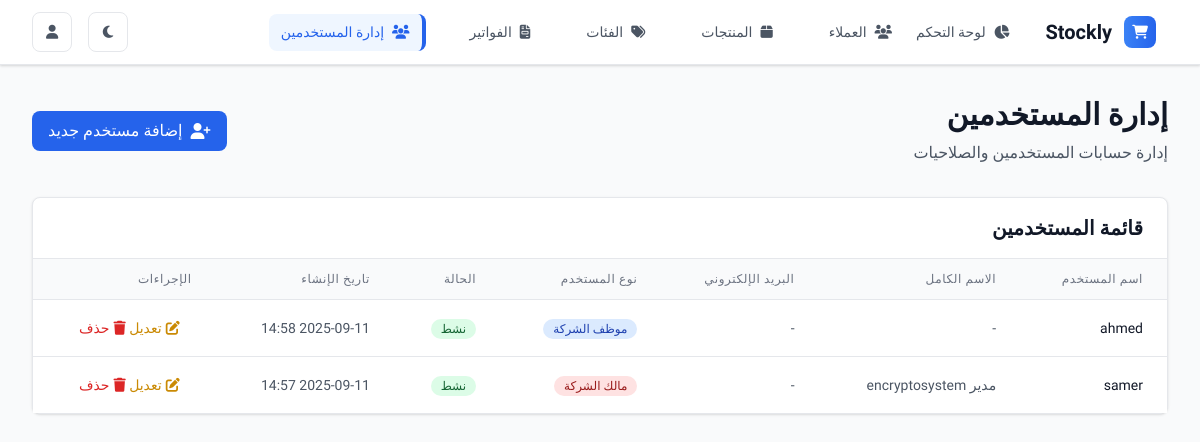
Screenshot of /users/ (signed in) with the database file from the repository.
### app/models.py (models this page shows, shortened)
class User(AbstractUser):
    ACCOUNT_TYPES = [
        ('superuser', 'مدير النظام العام'),
        ('company_owner', 'مالك الشركة'),
        ('company_staff', 'موظف الشركة'),
    ]
    account_type = models.CharField(max_length=20, choices=ACCOUNT_TYPES, default='company_staff', verbose_name='نوع الحساب')
    company = models.ForeignKey(Company, on_delete=models.CASCADE, related_name='users', null=True, blank=True, verbose_name='الشركة')
    user_type = models.CharField(max_length=10, default='user')
    role = models.CharField(max_length=10, default='staff')
    phone = models.CharField(max_length=20, blank=True, null=True)
    is_active = models.BooleanField(default=True)
    created_at = models.DateTimeField(auto_now_add=True)
    last_login_ip = models.GenericIPAddressField(blank=True, null=True)
    def get_account_type_display_arabic(self):
        type_map = {
            'superuser': 'مدير النظام العام',
            'company_owner': 'مالك الشركة',
            'company_staff': 'موظف الشركة'
        }
        return type_map.get(self.account_type, self.account_type)

### app/views.py (the view)
# urls.py: path('users/', views.user_management, name='user_management'),
@company_owner_required
def user_management(request):
    if request.user.is_superuser:
        users = User.objects.filter(account_type__in=['company_owner', 'company_staff']).order_by('-created_at')
    else:
        users = User.objects.filter(company=request.user.company).order_by('-created_at')
    return render(request, 'user_management.html', {'users': users})

### app/templates/user_management.html (shortened to what this page needs)
{% extends 'base.html' %}
{% block content %}
<div class="max-w-7xl mx-auto px-4 sm:px-6 lg:px-8 py-8">
    <div class="flex justify-between items-center mb-8">
        <div>
            <h1 class="text-3xl font-bold text-gray-900 dark:text-white">إدارة المستخدمين</h1>
            <p class="mt-2 text-gray-600 dark:text-gray-400">إدارة حسابات المستخدمين والصلاحيات</p>
        </div>
        <a href="{% url 'add_user' %}" class="bg-primary-600 hover:bg-primary-700 text-white px-4 py-2 rounded-lg flex items-center">
            <i class="fas fa-user-plus ml-2"></i>
            إضافة مستخدم جديد
        </a>
    </div>
    <div class="bg-white dark:bg-gray-800 rounded-lg shadow border border-gray-200 dark:border-gray-700">
        <div class="px-6 py-4 border-b border-gray-200 dark:border-gray-700">
            <h2 class="text-xl font-semibold text-gray-900 dark:text-white">قائمة المستخدمين</h2>
        </div>
        <div class="overflow-x-auto">
            <table class="min-w-full divide-y divide-gray-200 dark:divide-gray-700">
                <thead class="bg-gray-50 dark:bg-gray-700">
                    <tr>
                        <th class="px-6 py-3 text-right text-xs font-medium text-gray-500 dark:text-gray-300 uppercase tracking-wider">اسم المستخدم</th>
                        <th class="px-6 py-3 text-right text-xs font-medium text-gray-500 dark:text-gray-300 uppercase tracking-wider">الاسم الكامل</th>
                        <th class="px-6 py-3 text-right text-xs font-medium text-gray-500 dark:text-gray-300 uppercase tracking-wider">البريد الإلكتروني</th>
                        <th class="px-6 py-3 text-right text-xs font-medium text-gray-500 dark:text-gray-300 uppercase tracking-wider">نوع المستخدم</th>
                        <th class="px-6 py-3 text-right text-xs font-medium text-gray-500 dark:text-gray-300 uppercase tracking-wider">الحالة</th>
                        <th class="px-6 py-3 text-right text-xs font-medium text-gray-500 dark:text-gray-300 uppercase tracking-wider">تاريخ الإنشاء</th>
                        <th class="px-6 py-3 text-right text-xs font-medium text-gray-500 dark:text-gray-300 uppercase tracking-wider">الإجراءات</th>
                    </tr>
                </thead>
                <tbody class="bg-white dark:bg-gray-800 divide-y divide-gray-200 dark:divide-gray-700">
                    {% for user in users %}
                    <tr class="hover:bg-gray-50 dark:hover:bg-gray-700">
                        <td class="px-6 py-4 whitespace-nowrap">
                            <div class="text-sm font-medium text-gray-900 dark:text-white">{{ user.username }}</div>
                        </td>
                        <td class="px-6 py-4 whitespace-nowrap">
                            <div class="text-sm text-gray-600 dark:text-gray-400">{{ user.get_full_name|default:"-" }}</div>
                        </td>
                        <td class="px-6 py-4 whitespace-nowrap">
                            <div class="text-sm text-gray-600 dark:text-gray-400">{{ user.email|default:"-" }}</div>
                        </td>
                        <td class="px-6 py-4 whitespace-nowrap">
                            <span class="inline-flex items-center px-2.5 py-0.5 rounded-full text-xs font-medium {% if user.account_type == 'company_owner' %}bg-red-100 text-red-800 dark:bg-red-900/20 dark:text-red-400{% elif user.account_type == 'company_staff' %}bg-blue-100 text-blue-800 dark:bg-blue-900/20 dark:text-blue-400{% else %}bg-gray-100 text-gray-800 dark:bg-gray-900/20 dark:text-gray-400{% endif %}">
                                {{ user.get_account_type_display_arabic }}
                            </span>
                        </td>
                        <td class="px-6 py-4 whitespace-nowrap">
                            <span class="inline-flex items-center px-2.5 py-0.5 rounded-full text-xs font-medium {% if user.is_active %}bg-green-100 text-green-800 dark:bg-green-900/20 dark:text-green-400{% else %}bg-red-100 text-red-800 dark:bg-red-900/20 dark:text-red-400{% endif %}">
                                {% if user.is_active %}نشط{% else %}غير نشط{% endif %}
                            </span>
                        </td>
                        <td class="px-6 py-4 whitespace-nowrap">
                            <div class="text-sm text-gray-600 dark:text-gray-400">{{ user.created_at|date:"Y-m-d H:i" }}</div>
                        </td>
                        <td class="px-6 py-4 whitespace-nowrap text-sm font-medium">
                            <button onclick="editUser({{ user.id }})" class="text-yellow-600 hover:text-yellow-900 dark:text-yellow-400 dark:hover:text-yellow-300 mr-3">
                                <i class="fas fa-edit ml-1"></i>تعديل
                            </button>
                            {% if user.id != request.user.id %}
                            <button onclick="deleteUser({{ user.id }})" class="text-red-600 hover:text-red-900 dark:text-red-400 dark:hover:text-red-300">
                                <i class="fas fa-trash ml-1"></i>حذف
                            </button>
                            {% endif %}
                        </td>
                    </tr>
                    {% endfor %}
                </tbody>
            </table>
        </div>
    </div>
</div>
{% endblock %}

### app/templates/base.html (shortened to what this page needs)
<!DOCTYPE html>
<html lang="ar" class="h-full" dir="rtl">
<head>
    <script src="https://cdn.tailwindcss.com"></script>
    <link rel="stylesheet" href="https://cdnjs.cloudflare.com/ajax/libs/font-awesome/6.4.0/css/all.min.css">
</head>
<body class="h-full bg-gray-50 dark:bg-gray-900 transition-colors duration-200">
    <nav class="navbar sticky top-0 z-50">
        <div class="max-w-7xl mx-auto px-4 sm:px-6 lg:px-8">
            <div class="flex justify-between h-16">
                <div class="flex items-center">
                    <div class="flex-shrink-0 flex items-center">
                        <div class="w-8 h-8 bg-gradient-to-r from-primary-500 to-primary-600 rounded-lg flex items-center justify-center m-3">
                            <i class="fas fa-shopping-cart text-white text-sm"></i>
                        </div>
                        <div class="flex flex-col">
                            <h1 class="navbar-title">Stockly</h1>
                        </div>
                    </div>
                    <div class="hidden md:mr-6 md:flex md:space-x-8 space-x-reverse">
                        <a href="{% url 'dashboard' %}" class="nav-link {% if request.resolver_match.url_name == 'dashboard' %}active{% endif %}">
                            <i class="fas fa-chart-pie ml-2"></i>
                            لوحة التحكم
                        </a>
                        <a href="{% url 'customers' %}" class="nav-link {% if request.resolver_match.url_name == 'customers' %}active{% endif %}">
                            <i class="fas fa-users ml-2"></i>
                            العملاء
                        </a>
                        <a href="{% url 'products' %}" class="nav-link {% if request.resolver_match.url_name == 'products' %}active{% endif %}">
                            <i class="fas fa-box ml-2"></i>
                            المنتجات
                        </a>
                        <a href="{% url 'categories' %}" class="nav-link {% if request.resolver_match.url_name == 'categories' %}active{% endif %}">
                            <i class="fas fa-tags ml-2"></i>
                            الفئات
                        </a>
                        <a href="{% url 'invoices' %}" class="nav-link {% if request.resolver_match.url_name == 'invoices' %}active{% endif %}">
                            <i class="fas fa-file-invoice ml-2"></i>
                            الفواتير
                        </a>
                        <a href="{% url 'user_management' %}" class="nav-link {% if request.resolver_match.url_name == 'user_management' %}active{% endif %}">
                            <i class="fas fa-users ml-2"></i>
                            إدارة المستخدمين
                        </a>
                    </div>
                </div>
                <div class="flex items-center space-x-4 space-x-reverse">
                    <button id="darkModeToggle" class="btn-icon">
                        <i id="darkModeIcon" class="fas fa-moon"></i>
                    </button>
                    {% if user.is_authenticated %}
                    <div class="relative" id="userMenu">
                        <button onclick="toggleUserMenu()" class="btn-icon">
                            <i class="fas fa-user"></i>
                        </button>
                    </div>
                    {% endif %}
                </div>
            </div>
        </div>
    </nav>
    <main class="flex-1">
        {% block content %}{% endblock %}
    </main>
</body>
</html>

### app/templates/base.html (style rules this page uses)
body { font-family: 'Cairo', sans-serif; }
.nav-link { display: inline-flex !important; align-items: center !important; padding: 0.5rem 0.75rem !important; font-size: 0.875rem !important; font-weight: 500 !important; color: #4b5563 !important; border-radius: 0.5rem !important; transition: all 0.2s ease !important; font-family: 'Cairo', sans-serif !important; text-decoration: none !important; }
.nav-link.active { color: #2563eb !important; background-color: #eff6ff !important; border-right: 4px solid #2563eb !important; }
.btn-icon { @apply p-2 rounded-lg border border-secondary text-secondary hover:bg-secondary transition-all duration-200 hover:scale-105; }
.btn-icon { display: inline-flex !important; align-items: center !important; justify-content: center !important; width: 2.5rem !important; height: 2.5rem !important; border: 1px solid #e5e7eb !important; border-radius: 0.5rem !important; background-color: #ffffff !important; color: #4b5563 !important; transition: all 0.2s ease !important; cursor: pointer !important; font-size: 0.875rem !important; }
.navbar-title { color: #111827 !important; font-family: 'Cairo', sans-serif !important; font-weight: 700 !important; font-size: 1.25rem !important; }
.navbar { background-color: #ffffff !important; border-bottom: 1px solid #e5e7eb !important; box-shadow: 0 1px 3px 0 rgba(0, 0, 0, 0.1), 0 1px 2px 0 rgba(0, 0, 0, 0.06) !important; }
* { transition: color 0.2s ease, background-color 0.2s ease, border-color 0.2s ease !important; }

### rows the page displays
User: username "ahmed", get_full_name "-", email "-", get_account_type_display_arabic "موظف الشركة", is_active "نشط", created_at "2025-09-11 14:58"
User: username "samer", get_full_name "مدير encryptosystem", email "-", get_account_type_display_arabic "مالك الشركة", is_active "نشط", created_at "2025-09-11 14:57"
